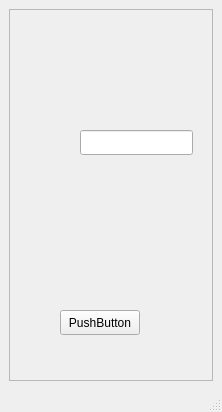
<?xml version="1.0" encoding="UTF-8"?>
<ui version="4.0">
 <class>MainWindow</class>
 <widget class="QMainWindow" name="MainWindow">
  <property name="geometry">
   <rect>
    <x>0</x>
    <y>0</y>
    <width>222</width>
    <height>412</height>
   </rect>
  </property>
  <property name="windowTitle">
   <string>MainWindow</string>
  </property>
  <widget class="QWidget" name="centralwidget">
   <layout class="QGridLayout" name="gridLayout">
    <item row="0" column="0">
     <widget class="QScrollArea" name="scrollArea">
      <property name="widgetResizable">
       <bool>true</bool>
      </property>
      <widget class="QWidget" name="scrollAreaWidgetContents">
       <property name="geometry">
        <rect>
         <x>0</x>
         <y>0</y>
         <width>202</width>
         <height>348</height>
        </rect>
       </property>
       <widget class="QPushButton" name="pushButton">
        <property name="geometry">
         <rect>
          <x>50</x>
          <y>300</y>
          <width>80</width>
          <height>25</height>
         </rect>
        </property>
        <property name="text">
         <string>PushButton</string>
        </property>
       </widget>
       <widget class="QLineEdit" name="lineEdit">
        <property name="geometry">
         <rect>
          <x>70</x>
          <y>120</y>
          <width>113</width>
          <height>25</height>
         </rect>
        </property>
       </widget>
      </widget>
     </widget>
    </item>
   </layout>
  </widget>
  <widget class="QMenuBar" name="menubar">
   <property name="geometry">
    <rect>
     <x>0</x>
     <y>0</y>
     <width>222</width>
     <height>22</height>
    </rect>
   </property>
  </widget>
  <widget class="QStatusBar" name="statusbar"/>
 </widget>
 <resources/>
 <connections/>
</ui>
